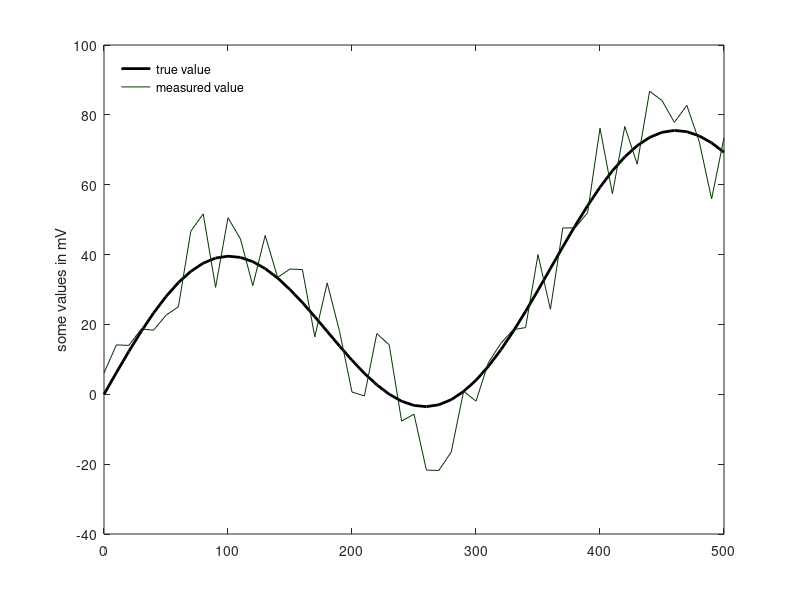

This figure's MATLAB source: (Note: this script raises an error after producing the figure.)
%% |errorshade| documentation 
% The |errorshade| function plots a shaded region to indicate gaussian uncertainty. This function
% works by generating an RGB image of a specified color, and setting transparency 
% of the RGB image corresponding to uncertainty values. 
% 
%% Syntax 
% 
%  errorshade(x,y,sigma,color) 
%  errorshade(...,'resolution',res) 
%  errorshade(...,'average',N)
%  h = errorshade(...)
% 
%% Description 
% 
% |errorshade(x,y,sigma,color)| plots a gaussian shaded region centered about the 
% line given by |x,y|.  The input |sigma| represents one standard deviation of shading
% weight, and |color| is a three-element vector containing rgb values of the shading color.
%
% |errorshade(...,'resolution',res)| specifies resolution of the underlying RGB image. res
% can be a scalar value or a two-element vector in the form |[xres yres]|.  Default resolution
% is |2500| pixels.  Larger values may take longer to plot, smaller values may appear jittery.
%
% |errorshade(...,'average',N)| specifies an |N| point moving average to smooth out local 
% spikes in data.  Use an odd-numbered integer value because even numbers will result in a 
% slight offset on the horizontal direction.  The averaging option requires the Image Processing 
%
% |h = errorshade(...)| returns a handle |h| of the plotted RGB image. 
%
%% Example
% This example assumes you have some true value of a quantity, say in units of mV, and you 
% have a noisy measurement of the true value.  You know your sensor noise is characterized 
% by +/- 8.5 mV uncertainty.  Here's the data:  

x = 0:10:500; 
y_true =  30*sind(x) + x/10; 

sigma = 8.5; 
y_measured = y_true + sigma*randn(size(x)); 

%% 
% Here's a simple plot of the true and measured values.  Below I used my |rgb| function 
% (also available on File Exchange) to find that the rgb values of dark green are [0.0118 0.2078 0]. 

figure
plot(x,y_true,'k','linewidth',2)
hold on
plot(x,y_measured,'color',[0.0118 0.2078 0])
ylabel 'some values in mV'
legend('true value','measured value','location','northwest')
legend boxoff

%%
% But that plot lacks any depiction of uncertainty. It's common to fill in the +/- 1 sigma
% region with a solid color to represent uncertainty, but if you prefer a little more 
% nuance, here's some shading that's proportional to the actual uncertainty: 

h=errorshade(x,y_measured,sigma,[0.0824 0.6902 0.1020]);
legend('true value','measured value \pm\sigma = 8.5 mV uncertainty','location','northwest')
legend boxoff 
axis tight 

%% 
% In some cases you may want less noisy-looking uncertainty.  If that's the case, try shading a moving
% average.  You can specify the length over which the moving average is specified like this, here
% I'm specifying a 3-point moving average. Also, above I used the |h=errorshade(...)| syntax
% in antipation of deleting the old |errorshade| now: 

delete(h)
errorshade(x,y_measured,sigma,[0.0824 0.6902 0.1020],'average',3);

%% Author Info: 
% This function was written by <http://www.chadagreene.com Chad A. Greene> of the University of Texas 
% Institute for Geophysics, July 2016.  Updated July 27, 2016 thanks to a suggestion from Oleg Komarov. 
